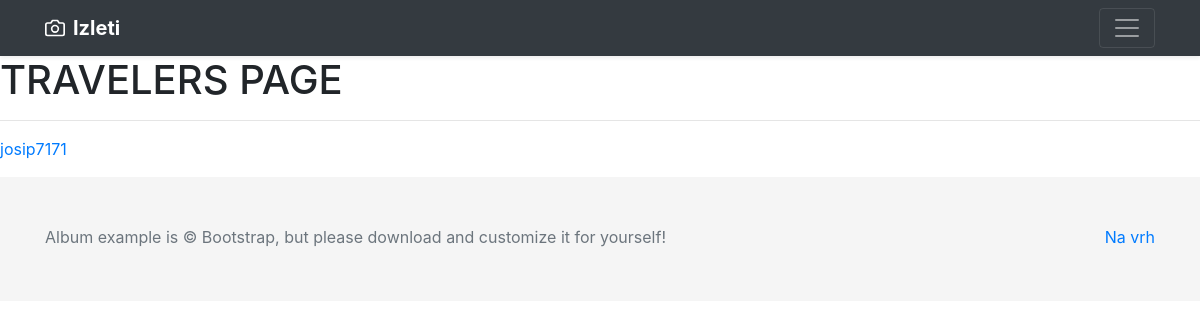
/travelers, run on an earlier commit of the app's database.
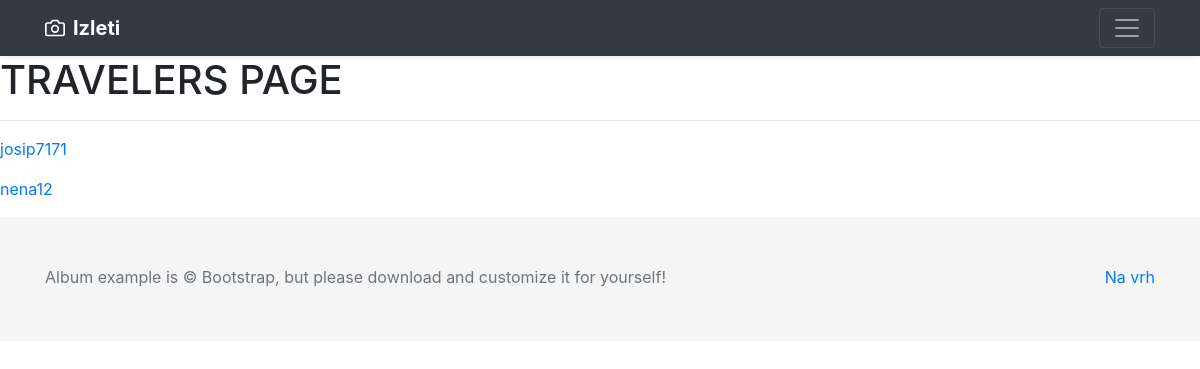
And on a later commit of the database.
### app/models.py (models this page shows, shortened)
class User(db.Model, UserMixin):
    id = db.Column(db.Integer, primary_key=True)
    first_name = db.Column(db.String(25), nullable=False)
    last_name = db.Column(db.String(25), nullable=False)
    full_name = db.Column(db.String(51), nullable=False)
    username = db.Column(db.String(20), unique=True, nullable=False)
    email = db.Column(db.String(50), unique=True, nullable=False)
    address = db.Column(db.String(60))
    country = db.Column(db.String(30))
    phone_number = db.Column(db.String(25))
    gender = db.Column(db.Enum('male', 'female'), nullable=False)
    birth_date = db.Column(db.Date)
    about_me = db.Column(db.String(120))
    date_joined = db.Column(db.DateTime, nullable=False, default=datetime.utcnow)
    active = db.Column(db.Enum('yes', 'no'), default='yes')
    image_file = db.Column(db.String(20), nullable=False, default='default.jpg')
    password = db.Column(db.String(60), nullable=False)
    trips = db.relationship('Trip', backref='author', lazy=True)
    trips_joined = db.relationship('Trip', secondary=user_identifier, lazy='subquery',
                                   backref=db.backref('users', lazy=True))

### app/users/routes.py (the view)
@users.route('/travelers')
def travelers():
    users = User.query.all()
    return render_template('travelers.html', users=users, title='Travelers')

### app/templates/travelers.html
{% extends "layout.html" %}
{% block content %}
    <h1>TRAVELERS PAGE</h1><hr>
    {% for user in users %}
        <p><a href="#">{{ user.username }}</a></p>
    {% endfor %}
{% endblock content %}

What changed in the data, as far as the page shows it:
added User: username "nena12"
